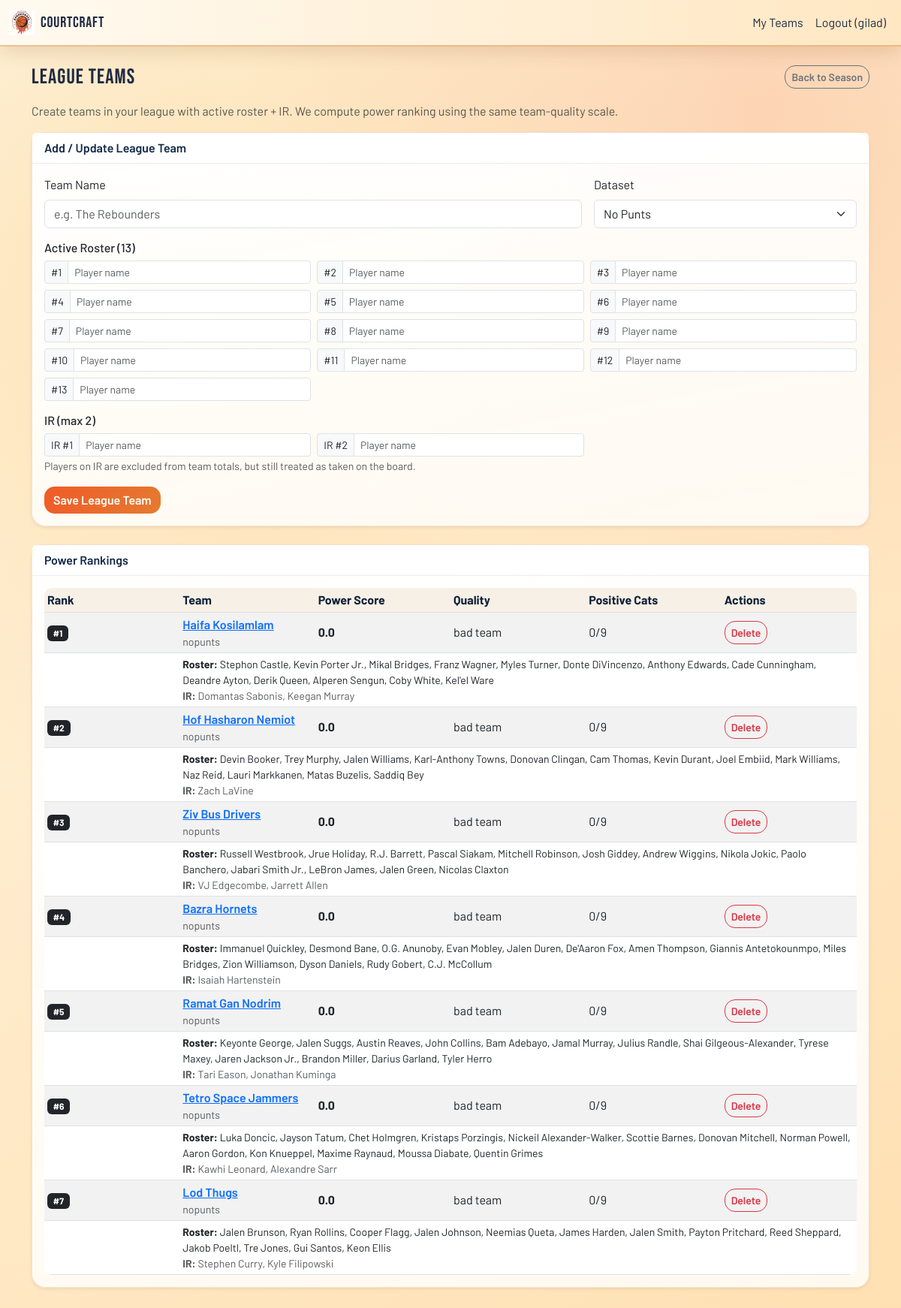
Page /season/25-26/league-teams (signed in) on the committed database.
### tables this page shows
CREATE TABLE league_teams (
                id INTEGER PRIMARY KEY AUTOINCREMENT,
                season TEXT NOT NULL,
                team_name TEXT NOT NULL,
                players TEXT NOT NULL,
                ir_players TEXT NOT NULL,
                data_type TEXT NOT NULL,
                created_at TEXT NOT NULL
            );

### app.py (the view, shortened to what this page needs)
@app.route("/season/<season>/league-teams", methods=["GET", "POST"])
def league_teams_page(season):
    formatted = season.replace("-", "/")
    form_data_type = request.form.get("data_type", "nopunts") if request.method == "POST" else "nopunts"
    form_team_name = (request.form.get("team_name") or "").strip() if request.method == "POST" else ""
    form_players = [request.form.get(f"player{i}", "").strip() for i in range(1, 14)] if request.method == "POST" else [""] * 13
    form_ir_players = [request.form.get("ir1", "").strip(), request.form.get("ir2", "").strip()] if request.method == "POST" else ["", ""]
    edit_team_id = (request.form.get("edit_team_id") or "").strip() if request.method == "POST" else (request.args.get("edit") or "").strip()
    db = get_db()
    rows = db.execute(
        "SELECT id, team_name, players, ir_players, data_type, created_at FROM league_teams WHERE season=? ORDER BY created_at DESC",
        (season,),
    ).fetchall()
    power_rankings = _compute_league_power_rankings(season, rows)
    return render_template(
        "league_teams.html",
        season=formatted,
        season_url=season,
        data_type=form_data_type,
        form_team_name=form_team_name,
        form_players=form_players,
        form_ir_players=form_ir_players,
        edit_team_id=edit_team_id,
        power_rankings=power_rankings,
    )

### app.py (called while the page is built, shortened)
def get_db():
    conn = sqlite3.connect(DATABASE)
    conn.row_factory = sqlite3.Row
    return conn

@app.context_processor
def inject_globals():
    return {'current_year': datetime.now().year, 'logged_in_user': session.get("user")}

def _read_excel_safe(path: str):
    if not os.path.exists(path):
        return None

def _load_df_for_recs(season: str, preferred_type: str):
    order = []
    if preferred_type in ("nopunts","tovpunt"): order.append(preferred_type)
    if "nopunts" not in order: order.append("nopunts")
    if "tovpunt" not in order: order.append("tovpunt")
    for t in order:
        try:
            path = os.path.join(os.path.dirname(__file__), data_dirs[t], data_files[season][t])
        except KeyError:
            continue
        df = _read_excel_safe(path)
        if df is not None and "Name" in df.columns:
            df = _normalize_rankings_df(df)
            return df, t
    return None, preferred_type or "nopunts"

def _team_quality_label(count_positive: int) -> str:
    return "bad team" if count_positive < 2 else (
        "ok team" if count_positive < 3 else (
            "good team" if count_positive < 4 else "great team"
        )
    )

def _load_df_for_exact_type(season: str, data_type: str):
    try:
        path = os.path.join(os.path.dirname(__file__), data_dirs[data_type], data_files[season][data_type])
    except KeyError:
        return None
    df = _read_excel_safe(path)
    if df is None or "Name" not in df.columns:
        return None
    return _normalize_rankings_df(df)

### templates/league_teams.html (shortened to what this page needs)
{% extends 'base.html' %}
{% block content %}
<div class="d-flex justify-content-between align-items-center mb-3">
  <h3 class="mb-0">League Teams</h3>
  <a href="{{ url_for('season_page', season=season_url) }}" class="btn btn-outline-secondary btn-sm">Back to Season</a>
</div>
<p class="text-muted">Create teams in your league with active roster + IR. We compute power ranking using the same team-quality scale.</p>
<form method="post" class="card shadow-sm mb-4">
  <div class="card-header fw-semibold">{% if edit_team_id %}Edit League Team{% else %}Add / Update League Team{% endif %}</div>
  <div class="card-body">
    <div class="row g-3 mb-3">
      <div class="col-12 col-md-8">
        <label class="form-label">Team Name</label>
        <input type="text" name="team_name" class="form-control" placeholder="e.g. The Rebounders" value="{{ form_team_name or '' }}" required>
      </div>
      <div class="col-12 col-md-4">
        <label class="form-label">Dataset</label>
        <select name="data_type" class="form-select">
          <option value="nopunts" {% if data_type == 'nopunts' %}selected{% endif %}>No Punts</option>
        </select>
      </div>
    </div>
    <div class="mb-3">
      <h6>Active Roster (13)</h6>
      <div class="row g-2">
        {% for i in range(1,14) %}
          {% set val = (form_players[i-1] if form_players and form_players|length >= i else '') %}
          <div class="col-12 col-sm-6 col-lg-4">
            <div class="input-group input-group-sm">
              <span class="input-group-text">#{{ i }}</span>
              <input name="player{{ i }}" value="{{ val }}" class="form-control" list="allPlayers" autocomplete="off" placeholder="Player name">
            </div>
          </div>
        {% endfor %}
      </div>
    </div>
    <div class="mb-3">
      <h6>IR (max 2)</h6>
      <div class="row g-2">
        <div class="col-12 col-sm-6 col-lg-4">
          <div class="input-group input-group-sm">
            <span class="input-group-text">IR #1</span>
            <input name="ir1" value="{{ form_ir_players[0] if form_ir_players else '' }}" class="form-control" list="allPlayers" autocomplete="off" placeholder="Player name">
          </div>
        </div>
        <div class="col-12 col-sm-6 col-lg-4">
          <div class="input-group input-group-sm">
            <span class="input-group-text">IR #2</span>
            <input name="ir2" value="{{ form_ir_players[1] if form_ir_players and form_ir_players|length > 1 else '' }}" class="form-control" list="allPlayers" autocomplete="off" placeholder="Player name">
          </div>
        </div>
      </div>
      <small class="text-muted">Players on IR are excluded from team totals, but still treated as taken on the board.</small>
    </div>
    <button type="submit" class="btn btn-primary">{% if edit_team_id %}Update Team{% else %}Save League Team{% endif %}</button>
  </div>
</form>
<div class="card shadow-sm mb-4">
  <div class="card-header fw-semibold">Power Rankings</div>
  <div class="card-body">
    {% if power_rankings and power_rankings|length > 0 %}
      <div class="table-responsive">
        <table class="table table-striped table-sm align-middle mb-0">
          <thead>
            <tr>
              <th>Rank</th>
              <th>Team</th>
              <th>Power Score</th>
              <th>Quality</th>
              <th>Positive Cats</th>
              <th>Actions</th>
            </tr>
          </thead>
          <tbody>
            {% for t in power_rankings %}
              <tr>
                <td><span class="badge text-bg-dark">#{{ t.power_rank }}</span></td>
                <td>
                  <div class="fw-semibold">
                    <a href="{{ url_for('league_teams_page', season=season_url, edit=t.id) }}">{{ t.team_name }}</a>
                  </div>
                  <div class="small text-muted">{{ t.data_type }}</div>
                </td>
                <td><strong>{{ t.power_score }}</strong></td>
                <td>{{ t.analysis }}</td>
                <td>{{ t.positive_cats }}/9</td>
                <td>
                  <form method="post" class="d-inline">
                    <button type="submit" class="btn btn-sm btn-outline-danger">Delete</button>
                  </form>
                </td>
              </tr>
              <tr>
                <td></td>
                <td colspan="5">
                  <div class="small"><strong>Roster:</strong> {{ t.players|join(', ') if t.players else '-' }}</div>
                  <div class="small text-muted"><strong>IR:</strong> {{ t.ir_players|join(', ') if t.ir_players else '-' }}</div>
                </td>
              </tr>
            {% endfor %}
          </tbody>
        </table>
      </div>
    {% else %}
      <div class="text-muted">No league teams saved yet.</div>
    {% endif %}
  </div>
</div>
{% endblock %}

### static/css/courtcraft.css (style rules this page uses)
:root { --court-ink: #1f2a44; --court-deep: #2b3e62; --court-orange: #f05a28; --court-gold: #f5b448; --court-light: #fff8eb; --court-wood: #d89e64; --accent-white: #ffffff; }
html, body { margin: 0; padding: 0; width: 100%; min-height: 100%; }
body { display: flex; flex-direction: column; background: radial-gradient(circle at 20% 20%, rgba(245, 180, 72, 0.24), transparent 42%), radial-gradient(circle at 84% 8%, rgba(240, 90, 40, 0.17), transparent 36%), linear-gradient(140deg, #fff6e3 0%, #ffe9c6 54%, #ffe0b2 100%); color: #1f2a44; font-family: 'Barlow', sans-serif; }
h1, h2, h3, h4, h5, .navbar-brand span { font-family: 'Bebas Neue', sans-serif; letter-spacing: 0.04em; }
.card { border-radius: 18px; border: 1px solid rgba(192, 133, 71, 0.22); background: linear-gradient(170deg, rgba(255,255,255,0.98), rgba(255,250,242,0.96)); box-shadow: 0 12px 28px rgba(114, 67, 30, 0.16); }
.card-header { border-bottom: 1px solid rgba(14, 28, 47, 0.08); background: rgba(255, 255, 255, 0.85); color: #132947; }
.btn { border-radius: 14px; font-weight: 600; }
.btn-primary { background: linear-gradient(120deg, #f05a28, #e57b2f); border: none; }
.table { width: 100%; border-collapse: collapse; direction: ltr !important; background: rgba(255,255,255,0.97); border-radius: 10px; overflow: hidden; table-layout: fixed; }
.table th { background: #f7f0e6; color: #0f223a; }
.table td.text-truncate, .table th { white-space: nowrap; overflow: hidden; text-overflow: ellipsis; }

### rows in the picture
league_teams: power_rank "1", team_name "Haifa Kosilamlam", data_type "nopunts", power_score "0.0", analysis "bad team", positive_cats "0", players "Stephon Castle, Kevin Porter Jr., Mikal Bridges, Franz Wagner, Myles Turner, Donte DiVincenzo, Anthony Edwards, Cade Cunningham, Deandre Ayton, Derik Queen, Alperen Sengun, Coby White, Kel'el Ware", ir_players "Domantas Sabonis, Keegan Murray"
league_teams: power_rank "2", team_name "Hof Hasharon Nemiot", data_type "nopunts", power_score "0.0", analysis "bad team", positive_cats "0", players "Devin Booker, Trey Murphy, Jalen Williams, Karl-Anthony Towns, Donovan Clingan, Cam Thomas, Kevin Durant, Joel Embiid, Mark Williams, Naz Reid, Lauri Markkanen, Matas Buzelis, Saddiq Bey", ir_players "Zach LaVine"
league_teams: power_rank "3", team_name "Ziv Bus Drivers", data_type "nopunts", power_score "0.0", analysis "bad team", positive_cats "0", players "Russell Westbrook, Jrue Holiday, R.J. Barrett, Pascal Siakam, Mitchell Robinson, Josh Giddey, Andrew Wiggins, Nikola Jokic, Paolo Banchero, Jabari Smith Jr., LeBron James, Jalen Green, Nicolas Claxton", ir_players "VJ Edgecombe, Jarrett Allen"
league_teams: power_rank "4", team_name "Bazra Hornets", data_type "nopunts", power_score "0.0", analysis "bad team", positive_cats "0", players "Immanuel Quickley, Desmond Bane, O.G. Anunoby, Evan Mobley, Jalen Duren, De'Aaron Fox, Amen Thompson, Giannis Antetokounmpo, Miles Bridges, Zion Williamson, Dyson Daniels, Rudy Gobert, C.J. McCollum", ir_players "Isaiah Hartenstein"
league_teams: power_rank "5", team_name "Ramat Gan Nodrim", data_type "nopunts", power_score "0.0", analysis "bad team", positive_cats "0", players "Keyonte George, Jalen Suggs, Austin Reaves, John Collins, Bam Adebayo, Jamal Murray, Julius Randle, Shai Gilgeous-Alexander, Tyrese Maxey, Jaren Jackson Jr., Brandon Miller, Darius Garland, Tyler Herro", ir_players "Tari Eason, Jonathan Kuminga"
league_teams: power_rank "6", team_name "Tetro Space Jammers", data_type "nopunts", power_score "0.0", analysis "bad team", positive_cats "0", players "Luka Doncic, Jayson Tatum, Chet Holmgren, Kristaps Porzingis, Nickeil Alexander-Walker, Scottie Barnes, Donovan Mitchell, Norman Powell, Aaron Gordon, Kon Knueppel, Maxime Raynaud, Moussa Diabate, Quentin Grimes", ir_players "Kawhi Leonard, Alexandre Sarr"
league_teams: power_rank "7", team_name "Lod Thugs", data_type "nopunts", power_score "0.0", analysis "bad team", positive_cats "0", players "Jalen Brunson, Ryan Rollins, Cooper Flagg, Jalen Johnson, Neemias Queta, James Harden, Jalen Smith, Payton Pritchard, Reed Sheppard, Jakob Poeltl, Tre Jones, Gui Santos, Keon Ellis", ir_players "Stephen Curry, Kyle Filipowski"

### other values in the picture
{{ logged_in_user }} "gilad"
{{ i }} "1" "2" "3" "4" "5" "6" "7" "8" "9" "10" "11" "12" "13"
